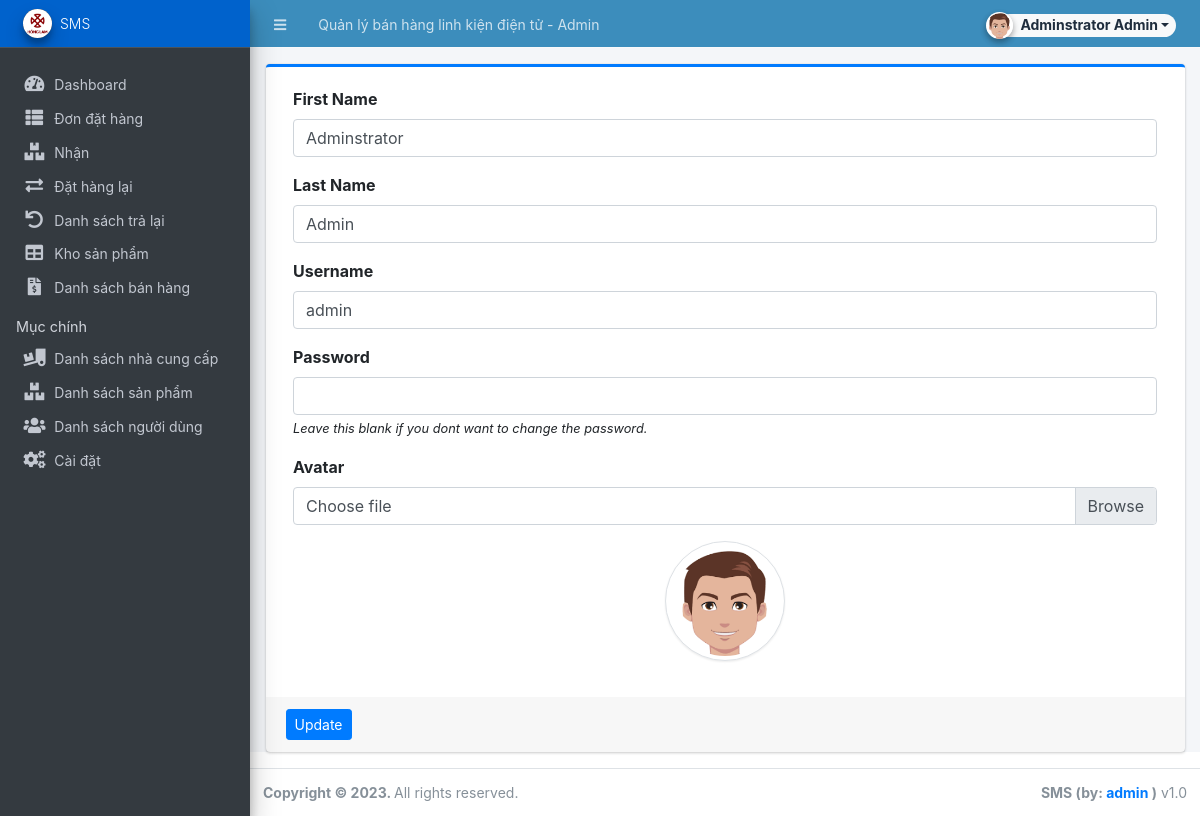
The app's page /admin/?page=user (signed in) with its own data.
### tables this page shows
CREATE TABLE `users` (
  `id` int(50) NOT NULL,
  `firstname` varchar(250) NOT NULL,
  `middlename` text,
  `lastname` varchar(250) NOT NULL,
  `username` text NOT NULL,
  `password` text NOT NULL,
  `avatar` text,
  `last_login` datetime DEFAULT NULL,
  `type` tinyint(1) NOT NULL DEFAULT '0',
  `date_added` datetime NOT NULL DEFAULT CURRENT_TIMESTAMP,
  `date_updated` datetime DEFAULT NULL ON UPDATE CURRENT_TIMESTAMP
);

### config.php (called while the page is built, shortened)
<?php
require_once('classes/DBConnection.php');
require_once('classes/SystemSettings.php');
function validate_image($file){
	if(!empty($file)){
        $ex = explode('?',$file);
        $file = $ex[0];
        $param =  isset($ex[1]) ? '?'.$ex[1]  : '';
		if(is_file(base_app.$file)){
			return base_url.$file.$param;
		}else{
			return base_url.'dist/img/no-image-available.png';
		}
	}else{
		return base_url.'dist/img/no-image-available.png';
	}
}
function isMobileDevice(){
    $aMobileUA = array(
        '/iphone/i' => 'iPhone',
        '/ipod/i' => 'iPod',
        '/ipad/i' => 'iPad',
        '/android/i' => 'Android',
        '/blackberry/i' => 'BlackBerry',
        '/webos/i' => 'Mobile'
    );
    return false;
}
?>

### classes/DBConnection.php (called while the page is built, shortened)
<?php
class DBConnection{
    private $host = DB_SERVER;
    private $username = DB_USERNAME;
    private $password = DB_PASSWORD;
    private $database = DB_NAME;
    public $conn;
    public function __construct(){
        if (!isset($this->conn)) {
            $this->conn = new mysqli($this->host, $this->username, $this->password, $this->database);
        }
    }
}
?>

### classes/SystemSettings.php (called while the page is built, shortened)
<?php
class SystemSettings extends DBConnection{
	function userdata($field = ''){
		if(!empty($field)){
			if(isset($_SESSION['userdata'][$field]))
				return $_SESSION['userdata'][$field];
			else
				return null;
		}else{
			return false;
		}
	}
	function info($field=''){
		if(!empty($field)){
			if(isset($_SESSION['system_info'][$field]))
				return $_SESSION['system_info'][$field];
			else
				return false;
		}else{
			return false;
		}
	}
}
$_settings = new SystemSettings();
?>

### admin/user/index.php (the view, shortened to what this page needs)
<?php
$user = $conn->query("SELECT * FROM users where id ='".$_settings->userdata('id')."'");
foreach($user->fetch_array() as $k =>$v){
	$meta[$k] = $v;
}
?>
<div class="card card-outline card-primary">
	<div class="card-body">
		<div class="container-fluid">
			<form action="" id="manage-user">
				<div class="form-group">
					<label for="name">First Name</label>
					<input type="text" name="firstname" id="firstname" class="form-control" value="<?php echo isset($meta['firstname']) ? $meta['firstname']: '' ?>" required>
				</div>
				<div class="form-group">
					<label for="name">Last Name</label>
					<input type="text" name="lastname" id="lastname" class="form-control" value="<?php echo isset($meta['lastname']) ? $meta['lastname']: '' ?>" required>
				</div>
				<div class="form-group">
					<label for="username">Username</label>
					<input type="text" name="username" id="username" class="form-control" value="<?php echo isset($meta['username']) ? $meta['username']: '' ?>" required  autocomplete="off">
				</div>
				<div class="form-group">
					<label for="password">Password</label>
					<input type="password" name="password" id="password" class="form-control" value="" autocomplete="off">
					<small><i>Leave this blank if you dont want to change the password.</i></small>
				</div>
				<div class="form-group">
					<label for="" class="control-label">Avatar</label>
					<div class="custom-file">
		              <label class="custom-file-label" for="customFile">Choose file</label>
		            </div>
				</div>
				<div class="form-group d-flex justify-content-center">
					<img src="<?php echo validate_image(isset($meta['avatar']) ? $meta['avatar'] :'') ?>" alt="" id="cimg" class="img-fluid img-thumbnail">
				</div>
			</form>
		</div>
	</div>
	<div class="card-footer">
			<div class="col-md-12">
				<div class="row">
					<button class="btn btn-sm btn-primary" form="manage-user">Update</button>
				</div>
			</div>
		</div>
</div>

### admin/index.php (shortened to what this page needs)
<?php require_once('../config.php'); ?>
 <!DOCTYPE html>
<html lang="en" class="" style="height: auto;">
<?php require_once('inc/header.php') ?>
  <body class="sidebar-mini layout-fixed control-sidebar-slide-open layout-navbar-fixed sidebar-mini-md sidebar-mini-xs" data-new-gr-c-s-check-loaded="14.991.0" data-gr-ext-installed="" style="height: auto;">
    <div class="wrapper">
     <?php require_once('inc/topBarNav.php') ?>
     <?php require_once('inc/navigation.php') ?>
     <?php $page = isset($_GET['page']) ? $_GET['page'] : 'home';  ?>
      <div class="content-wrapper pt-3" style="min-height: 567.854px;">
        <section class="content ">
          <div class="container-fluid">
            <?php
              if(!file_exists($page.".php") && !is_dir($page)){
                  include '404.html';
              }else{
                if(is_dir($page))
                  include $page.'/index.php';
                else
                  include $page.'.php';
              }
            ?>
          </div>
        </section>
      </div>
      <?php require_once('inc/footer.php') ?>
  </body>
</html>

### admin/inc/header.php (shortened to what this page needs)
<head>
    <link rel="stylesheet" href="<?php echo base_url ?>plugins/fontawesome-free/css/all.min.css">
    <link rel="stylesheet" href="<?php echo base_url ?>plugins/tempusdominus-bootstrap-4/css/tempusdominus-bootstrap-4.min.css">
  <link rel="stylesheet" href="<?php echo base_url ?>plugins/datatables-bs4/css/dataTables.bootstrap4.min.css">
  <link rel="stylesheet" href="<?php echo base_url ?>plugins/datatables-responsive/css/responsive.bootstrap4.min.css">
  <link rel="stylesheet" href="<?php echo base_url ?>plugins/datatables-buttons/css/buttons.bootstrap4.min.css">
  <link rel="stylesheet" href="<?php echo base_url ?>plugins/select2/css/select2.min.css">
  <link rel="stylesheet" href="<?php echo base_url ?>plugins/select2-bootstrap4-theme/select2-bootstrap4.min.css">
    <link rel="stylesheet" href="<?php echo base_url ?>plugins/icheck-bootstrap/icheck-bootstrap.min.css">
    <link rel="stylesheet" href="<?php echo base_url ?>plugins/jqvmap/jqvmap.min.css">
    <link rel="stylesheet" href="<?php echo base_url ?>dist/css/adminlte.css">
    <link rel="stylesheet" href="<?php echo base_url ?>dist/css/custom.css">
    <link rel="stylesheet" href="<?php echo base_url ?>plugins/overlayScrollbars/css/OverlayScrollbars.min.css">
    <link rel="stylesheet" href="<?php echo base_url ?>plugins/daterangepicker/daterangepicker.css">
    <link rel="stylesheet" href="<?php echo base_url ?>plugins/summernote/summernote-bs4.min.css">
  <link rel="stylesheet" href="<?php echo base_url ?>plugins/sweetalert2-theme-bootstrap-4/bootstrap-4.min.css">
  </head>

### admin/inc/topBarNav.php (shortened to what this page needs)
<nav class="main-header navbar navbar-expand navbar-dark border border-light border-top-0  border-left-0 border-right-0 navbar-light text-sm bg-lightblue">
  <ul class="navbar-nav">
    <li class="nav-item">
    <a class="nav-link" data-widget="pushmenu" href="#" role="button"><i class="fas fa-bars"></i></a>
    </li>
    <li class="nav-item d-none d-sm-inline-block">
      <a href="<?php echo base_url ?>" class="nav-link"><?php echo (!isMobileDevice()) ? $_settings->info('name'):$_settings->info('short_name'); ?> - Admin</a>
    </li>
  </ul>
  <ul class="navbar-nav ml-auto">
    <li class="nav-item">
      <div class="btn-group nav-link">
            <button type="button" class="btn btn-rounded badge badge-light dropdown-toggle dropdown-icon" data-toggle="dropdown">
              <span><img src="<?php echo validate_image($_settings->userdata('avatar')) ?>" class="img-circle elevation-2 user-img" alt="User Image"></span>
              <span class="ml-3"><?php echo ucwords($_settings->userdata('firstname').' '.$_settings->userdata('lastname')) ?></span>
            </button>
        </div>
    </li>
  </ul>
</nav>

### admin/inc/navigation.php (shortened to what this page needs)
<aside class="main-sidebar sidebar-dark-primary elevation-4 sidebar-no-expand">
  <a href="<?php echo base_url ?>admin" class="brand-link bg-primary text-sm">
  <img src="<?php echo validate_image($_settings->info('logo'))?>" alt="Store Logo" class="brand-image img-circle elevation-3 bg-black" style="width: 1.8rem;height: 1.8rem;max-height: unset">
  <span class="brand-text font-weight-light"><?php echo $_settings->info('short_name') ?></span>
  </a>
  <div class="sidebar os-host os-theme-light os-host-overflow os-host-overflow-y os-host-resize-disabled os-host-transition os-host-scrollbar-horizontal-hidden">
    <div class="os-content-glue" style="margin: 0px -8px; width: 249px; height: 646px;"></div>
    <div class="os-padding">
      <div class="os-viewport os-viewport-native-scrollbars-invisible" style="overflow-y: scroll;">
        <div class="os-content" style="padding: 0px 8px; height: 100%; width: 100%;">
          <nav class="mt-4">
             <ul class="nav nav-pills nav-sidebar flex-column text-sm nav-compact nav-flat nav-child-indent nav-collapse-hide-child" data-widget="treeview" role="menu" data-accordion="false">
              <li class="nav-item dropdown">
                <a href="./" class="nav-link nav-home">
                  <i class="nav-icon fas fa-tachometer-alt"></i>
                  <p>
                    Dashboard
                  </p>
                </a>
              </li>
              <li class="nav-item">
                <a href="<?php echo base_url ?>admin/?page=purchase_order" class="nav-link nav-purchase_order">
                  <i class="nav-icon fas fa-th-list"></i>
                  <p>
                    Đơn đặt hàng
                  </p>
                </a>
              </li>
              <li class="nav-item">
                <a href="<?php echo base_url ?>admin/?page=receiving" class="nav-link nav-receiving">
                  <i class="nav-icon fas fa-boxes"></i>
                  <p>
                    Nhận
                  </p>
                </a>
              </li>
              <li class="nav-item">
                <a href="<?php echo base_url ?>admin/?page=back_order" class="nav-link nav-back_order">
                  <i class="nav-icon fas fa-exchange-alt"></i>
                  <p>
                    Đặt hàng lại
                  </p>
                </a>
              </li>
              <li class="nav-item">
                <a href="<?php echo base_url ?>admin/?page=return" class="nav-link nav-return">
                  <i class="nav-icon fas fa-undo"></i>
                  <p>
                    Danh sách trả lại
                  </p>
                </a>
              </li>
              <li class="nav-item">
                <a href="<?php echo base_url ?>admin/?page=stocks" class="nav-link nav-stocks">
                  <i class="nav-icon fas fa-table"></i>
                  <p>
                    Kho sản phẩm
                  </p>
                </a>
              </li>
              <li class="nav-item">
                <a href="<?php echo base_url ?>admin/?page=sales" class="nav-link nav-sales">
                  <i class="nav-icon fas fa-file-invoice-dollar"></i>
                  <p>
                    Danh sách bán hàng
                  </p>
                </a>
              </li>
              <?php if($_settings->userdata('type') == 1): ?>
              <li class="nav-header">Mục chính</li>
              <li class="nav-item dropdown">
                <a href="<?php echo base_url ?>admin/?page=maintenance/supplier" class="nav-link nav-maintenance_supplier">
                  <i class="nav-icon fas fa-truck-loading"></i>
                  <p>
                    Danh sách nhà cung cấp
                  </p>
                </a>
              </li>
              <li class="nav-item dropdown">
                <a href="<?php echo base_url ?>admin/?page=maintenance/item" class="nav-link nav-maintenance_item">
                  <i class="nav-icon fas fa-boxes"></i>
                  <p>
                    Danh sách sản phẩm
                  </p>
                </a>
              </li>
              <li class="nav-item dropdown">
                <a href="<?php echo base_url ?>admin/?page=user/list" class="nav-link nav-user_list">
                  <i class="nav-icon fas fa-users"></i>
                  <p>
                    Danh sách người dùng
                  </p>
                </a>
              </li>
              <li class="nav-item dropdown">
                <a href="<?php echo base_url ?>admin/?page=system_info" class="nav-link nav-system_info">
                  <i class="nav-icon fas fa-cogs"></i>
                  <p>
                    Cài đặt
                  </p>
                </a>
              </li>
              <?php endif; ?>
            </ul>
          </nav>
        </div>
      </div>
    </div>
  </div>
</aside>

### admin/inc/footer.php (shortened to what this page needs)
<footer class="main-footer text-sm">
        <strong>Copyright © <?php echo date('Y') ?>.
        </strong>
        All rights reserved.
        <div class="float-right d-none d-sm-inline-block">
          <b><?php echo $_settings->info('short_name') ?> (by: <a href="mailto:admin@gmail.com" target="blank">admin</a> )</b> v1.0
        </div>
      </footer>
    </div>

### admin/inc/topBarNav.php (style rules this page uses)
.user-img { position: absolute; height: 27px; width: 27px; object-fit: cover; left: -7%; top: -12%; }
.btn-rounded { border-radius: 50px; }

### admin/user/index.php (style rules this page uses)
img#cimg { height: 15vh; width: 15vh; object-fit: cover; border-radius: 100% 100%; }

### records on screen
users: firstname "Adminstrator", lastname "Admin", username "admin", avatar (picture)

### other values on screen
$_settings->info('name') "Quản lý bán hàng linh kiện điện tử"
$_settings->userdata('firstname').' '.$_settings->userdata('lastname') "Adminstrator Admin"
$_settings->info('short_name') "SMS"
